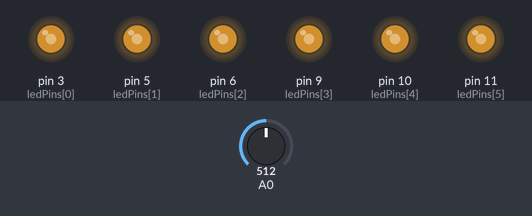
Simulated run of this sketch. Board: Arduino Uno, built with avr-gcc and run on an emulated ATmega328P. Parts: output pins drawn as LEDs (lit = HIGH). Inputs (shaded band) come from the test bench; at power-on: A0 = 512.

Above: at 1.2 s.
1.3 s: A0 set to 716
At 1.34 s:
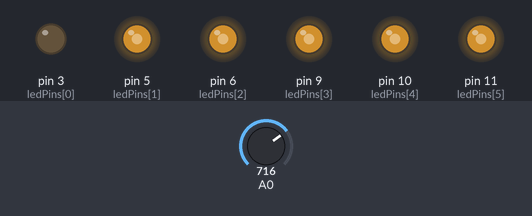
4.3 s: A0 set to 810
At 4.46 s:
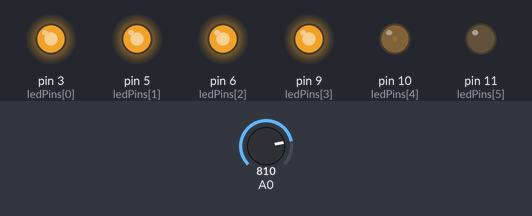
7.3 s: A0 set to 1023
At 7.45 s:
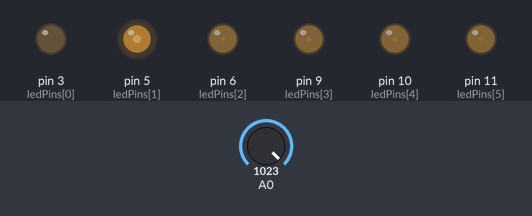
10.3 s: A0 set to 900
13.3 s: A0 set to 0
Timing chart, 0 to 17.3 s (numbered marks = the images above; inputs shaded):
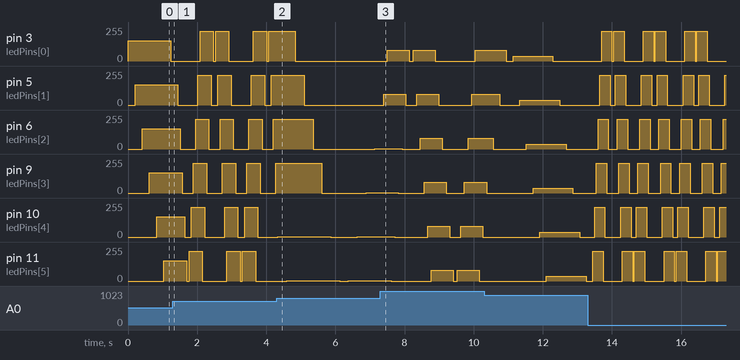

Measured:
- by itself, pin 3 (ledPins[0]): repeats every 1.2 s: 0/255 0.05 s, 224/255 0.30 s, 0/255 0.55 s, 224/255 0.30 s
- by itself, pin 5 (ledPins[1]): repeats every 1.2 s: 0/255 0.15 s, 224/255 0.30 s, 0/255 0.45 s, 224/255 0.30 s
- by itself, pin 6 (ledPins[2]): repeats every 1.2 s: 0/255 0.25 s, 224/255 0.30 s, 0/255 0.35 s, 224/255 0.30 s
- by itself, pin 9 (ledPins[3]): repeats every 1.2 s: 0/255 0.35 s, 224/255 0.30 s, 0/255 0.25 s, 224/255 0.30 s
- by itself, pin 10 (ledPins[4]): repeats every 1.2 s: 0/255 0.45 s, 224/255 0.30 s, 0/255 0.15 s, 224/255 0.30 s
- by itself, pin 11 (ledPins[5]): repeats every 1.2 s: 0/255 0.55 s, 224/255 0.30 s, 0/255 0.05 s, 224/255 0.30 s

The sketch:

simpleSpeed_Light_Analog_IN_AND_OUT.ino
```cpp
// Analog in program to influence analog out pin values.
#define NumberOfLEDS 6
#define ASSERT(expr) if (!(expr)) {printf("The Following Failed: %s\n", #expr); exit(1);}
#define MIN_DELAY 5   // time in ms
#define MAX_DELAY 500 // time in ms
// Analog Input Sensor
#define MIN_SENSOR_VAL 90  //value when darkest
#define MAX_SENSOR_VAL 800 //value when brightest
// LED Analog output range
#define PWM_MIN 0   // LED always OFF
#define PWM_MAX 255 // LED mostly ON (appears fully bright)

// PWM-capable pins on Arduino Uno
int ledPins[NumberOfLEDS] = {3, 5, 6, 9, 10, 11};
void setup() {
  //Use ASSERT to ensure we have the right PIN config.
  ASSERT(NumberOfLEDS <=6);  // Only 6 PWM pins available

  // Set PWM pins as outputs using DDR registers with pin macros
  // Could have used a simpler loop and pinMode run on an array.
  // But here using faster DDR.
  // Because the PWM PINs are spread across 2 port families - D and B.
  // need to adjust each accordingly.
  DDRD |= (1<<PD3) | (1<<PD5) | (1<<PD6);  // Pins 3, 5, 6 are on PORTD
  DDRB |= (1<<PB1) | (1<<PB2) | (1<<PB3);  // Pins 9, 10, 11 are on PORTB
}

// Using function that takes in a pointer to the values we want modified
// Note, analog read is done inside this function, just like last weeks solution
// but we could do it once every loop, which would then modify this function to
// take a third 'sensorVal' argument that is per loop cycle.
// However inside the function I will only use analogRead once to ensure
// I'm synchronized between light and speed for the function call.
void readSensorValues(uint16_t *delayTime, uint8_t *pwmValue) {

  uint16_t sensorVal = analogRead(A0); // because it returns 0-1023, that means it is 16bit unsigned.

  // Cast map() results to unsigned int to prevent overflow issues
  *delayTime = (uint8_t)map(sensorVal, MIN_SENSOR_VAL, MAX_SENSOR_VAL, MAX_DELAY, MIN_DELAY);

  // because PCM is 0-255, using uint8_t here as it is 8 bits unsigned.
  *pwmValue = (uint8_t)map(sensorVal, MIN_SENSOR_VAL, MAX_SENSOR_VAL, PWM_MIN, PWM_MAX);
}

void loop() {
  int i;
  // these variables are going to be adjusted per the A0 input value.

  uint16_t delayTime; // 16bit to hold the range we are working with.
  uint8_t pwmValue;   // because we know the analog out is <=255 -> 8 bits.
  // Note, taking instruction from last week's solution, choosing to put
  // the readSensorValues/analogRead inside each loop for accuracy.
  // could have extracted it outside this block if we wished.
  for (i=0;i<NumberOfLEDS;i++){
    readSensorValues(&delayTime, &pwmValue);
    analogWrite(ledPins[i], pwmValue); //turn on each LED with PWM
    delay(delayTime);
  }
  for (i=0;i<NumberOfLEDS;i++){
    readSensorValues(&delayTime, &pwmValue);
    analogWrite(ledPins[i], 0); //turn off each LED
    delay(delayTime);
  }
  for (i=NumberOfLEDS-1;i>=0;i--){
    readSensorValues(&delayTime, &pwmValue);
    analogWrite(ledPins[i], pwmValue); //turn on each LED with PWM
    delay(delayTime);
  }
  for (i=NumberOfLEDS-1;i>=0;i--){
    readSensorValues(&delayTime, &pwmValue);
    analogWrite(ledPins[i], 0); //turn off each LED
    delay(delayTime);
  }
}
```
